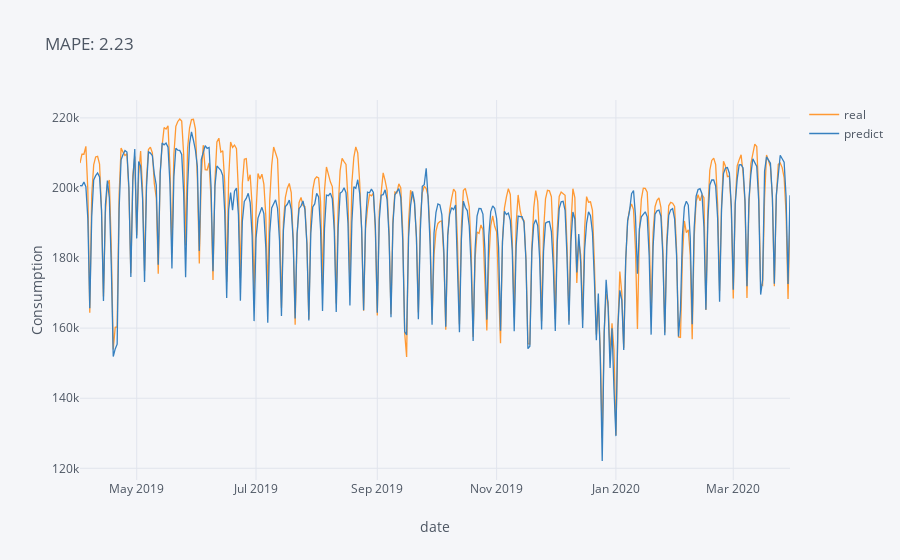

Notebook code for this chart:
### Code cell
mape3 = join["13_04_2021_13_10_58"].error.mean()*100
join["13_04_2021_13_10_58"][["real", "predict"]].iplot(title = f"MAPE: {mape3:.2f}", xTitle = "date", yTitle = "Consumption")

### Figure 1 — Plotly figure (JSON) as saved in the notebook; plotly's stock layout.template omitted (floating-point values rounded to 4 significant figures; data arrays with more than 128 entries replaced by an {"elided": "..."} marker saying what was removed)
{"data": [{"line": {"color": "rgba(255, 153, 51, 1.0)", "dash": "solid", "shape": "linear", "width": 1.3}, "mode": "lines", "name": "real", "text": "", "type": "scatter", "x": {"elided": "364 str values"}, "y": {"elided": "364 float values"}}, {"line": {"color": "rgba(55, 128, 191, 1.0)", "dash": "solid", "shape": "linear", "width": 1.3}, "mode": "lines", "name": "predict", "text": "", "type": "scatter", "x": {"elided": "364 str values"}, "y": {"elided": "364 float values"}}], "layout": {"legend": {"bgcolor": "#F5F6F9", "font": {"color": "#4D5663"}}, "paper_bgcolor": "#F5F6F9", "plot_bgcolor": "#F5F6F9", "title": {"font": {"color": "#4D5663"}, "text": "MAPE: 2.23"}, "xaxis": {"gridcolor": "#E1E5ED", "showgrid": true, "tickfont": {"color": "#4D5663"}, "title": {"font": {"color": "#4D5663"}, "text": "date"}, "zerolinecolor": "#E1E5ED"}, "yaxis": {"gridcolor": "#E1E5ED", "showgrid": true, "tickfont": {"color": "#4D5663"}, "title": {"font": {"color": "#4D5663"}, "text": "Consumption"}, "zerolinecolor": "#E1E5ED"}}}
